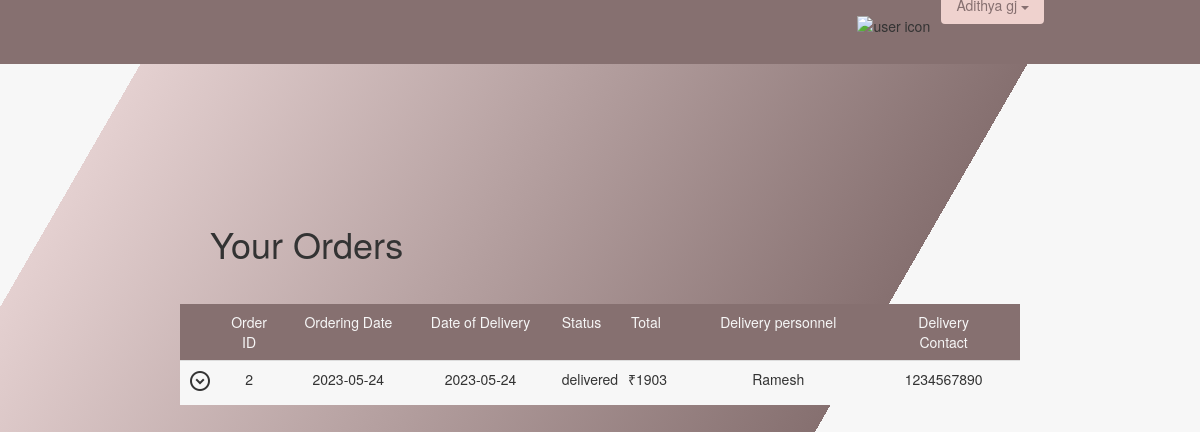
Page /order.php (signed in) on the committed database.
### tables this page shows
CREATE TABLE `orders` (
  `OID` int(11) NOT NULL,
  `UID` int(11) DEFAULT NULL,
  `DID` int(11) DEFAULT NULL,
  `stat` varchar(20) DEFAULT 'ordered' CHECK (`stat` in ('ordered','delivery confirmed','dispatched','delivered')),
  `Date_of_order` date DEFAULT NULL,
  `Date_of_delivery` date DEFAULT NULL,
  `total` double DEFAULT 0
);

CREATE TABLE `delivery_personnel` (
  `DID` int(11) NOT NULL,
  `aadhaar` bigint(20) DEFAULT NULL,
  `Delivery_name` varchar(50) DEFAULT NULL,
  `stat` varchar(20) DEFAULT 'inactive' CHECK (`stat` in ('active','busy','inactive')),
  `phone_number` bigint(20) DEFAULT NULL,
  `License_number` int(11) DEFAULT NULL,
  `password` varchar(20) DEFAULT NULL
);

### order.php (the view, shortened to what this page needs)
<!DOCTYPE html>
<head class="a1">
    <link rel="stylesheet" type="text/css" href="home1.css">
    <link rel="stylesheet" type="text/css" href="order.css">
    <link rel="stylesheet" href="https://cdnjs.cloudflare.com/ajax/libs/font-awesome/4.7.0/css/font-awesome.min.css">
    <link rel="stylesheet" href="https://maxcdn.bootstrapcdn.com/bootstrap/3.4.1/css/bootstrap.min.css">
</head>
<?php
if (!isset($_SESSION['UID'])) {
    $uid = 1;
} else {
    $uid = $_SESSION['UID'];
}
?>
<body>
    <div class="shift"></div>
    <nav id="TopRibbon">
        <a href="home1.php"><img id='logo' src="images/Llogo.jpg" alt=""></a>
        <div id="profile">
            <img src="images/user2.png" alt="user icon">
            <div class="dropdown">
                <button class="btn btn-primary dropdown-toggle" type="button" data-toggle="dropdown">
                    <span class="caret"></span></button>
            </div>
        </div>
    </nav>
<?php
$host = "localhost";
$user = "root";
$pass = "";
$database = "STORE";
$conn = mysqli_connect($host,$user,$pass,$database);
?>
    <div class='wrapper'>
        <h1 id='Heading'>
            Your Orders
        </h1>
        <div class="table-responsive">
            <table class="table  ">
            <thead class="table-dark ">
                <tr><td></td><td>
                <div class="row"  style="text-align: center;">
                    <div class="col-xs-1">Order ID</div>
                    <div class="col-xs-2">Ordering Date</div>
                    <div class="col-xs-2">Date of Delivery</div>
                    <div class="col-xs-1">Status</div>
                    <div class="col-xs-1">Total</div>
                    <div class="col-xs-3">Delivery personnel</div>
                    <div class="col-xs-2">Delivery Contact</div>
                </div>
                </td><td></td></tr>
        </thead>
        <tbody>
        <?php
        $sql0 = "SELECT * from orders WHERE UID = $uid order by OID desc;";
        $retval0 = mysqli_query($conn,$sql0);
        if(mysqli_num_rows($retval0)>0){
            while($row = mysqli_fetch_assoc($retval0)){
                $oid = $row['OID'];
                $doo = $row['Date_of_order'];
                $dod = $row['Date_of_delivery'];
                $price = $row['total'];
                $stat = $row['stat'];
                $DID = $row['DID'];
                if($DID == NULL){
                    $name =  "your order has been placed. It will be confirmed by one of our delivery personnel shortly";
                    $phone = "You will be able to view a phone number after a driver has confirmed your order";
                }
                else{
                    $get_driver_detials = "SELECT * from Delivery_personnel WHERE DID = $DID";
                    $retval1 = mysqli_query($conn,$get_driver_detials);
                    if(mysqli_num_rows($retval1)>0){
                        while($row2 = mysqli_fetch_assoc($retval1)){
                            $name = $row2['Delivery_name'];
                            $phone = $row2['phone_number'];
                        }
                    }
                }
                echo '
                <tr><td><span class="material-symbols-outlined">
                expand_circle_down
                </span></td></td>
                            <td> <details><summary><div class="row" style="text-align: center;">
                                    <div class="col-xs-1" >',$oid,'</div>
                                    <div class="col-xs-2" >',$doo,'</div>
                                    <div class="col-xs-2" >',$dod,'</div>
                                    <div class="col-xs-1" >',$stat,'</div>
                                    <div class="col-xs-1" ><span>&#8377;</span>',$price,'</div>
                                    <div class="col-xs-3"  id = \'orderID\'>',$name,'</div>
                                    <div class="col-xs-2" >',$phone,'</div>
                                </div>
                            </summary>
                            <div class="table-responsive">
                            <table class="table table-hover ">
                            <thead>
                                <tr>
                                    <th >Product</th>
                                    <th >Price</th>
                                    <th >Quantity</th>
                                    <th >Amount</th>
                                </tr>
                            </thead>
                            <tbody>';?>
                            </tbody>
                            </table>
                        </div>
                        </details>
                        </td><td></td>
                        </tr>
                <?php }
            }
        ?>
        </tbody>
  </table>
    </div>

### home1.css (style rules this page uses)
body { background-color: white; }
#TopRibbon { z-index: 12; top:0px; left:0px; width:100vw; height:8vh; margin:0px; padding:0px; position: fixed; background-color: #867070; box-shadow: 0px,2px,2px rgba(10,11,12,0.4); }
#profile { display: inline-block; align-items: center; position: fixed; top:1.7vh; right:20vw; }
#profile img { position: relative; height:5vh; width: 5vh; }
#profile .dropdown { position: relative; top:-5vh; left: 7vw; }
#profile .dropdown button { border: solid #efd2ce; background-color: #efd2ce; color:#867070; font-weight: 500; width:100%; }
.wrapper { width:70%; margin:100px auto; height:100%; }
.shift { position: relative; width:100%; height:8vh; }
* { margin: 0; padding: 0; box-sizing: border-box; }
body { background: #f7f7f7; font-family: sans-serif; }

### order.css (style rules this page uses)
html,body { background-image: linear-gradient(120deg, #f7f7f7 10%, #e4d0d0 10%, #867070 60%, #e4d0d0 10%,#f7f7f7 10%); background-attachment: fixed; height: 100%; background-position: center; background-repeat: no-repeat; background-size: cover; }
.wrapper { width:70%; margin:130px auto; height:100%; }
tr { background-color: #f7f7f7; }
table { border-radius:20px; }
h1 { padding:30px; margin:10px; }
thead tr { background-color: #867070; color: #f7f7f7; }

### rows in the picture
orders: OID "2", Date_of_order "2023-05-24", Date_of_delivery "2023-05-24", stat "delivered", total "1903", DID.Delivery_name "Ramesh", DID.phone_number "1234567890"
